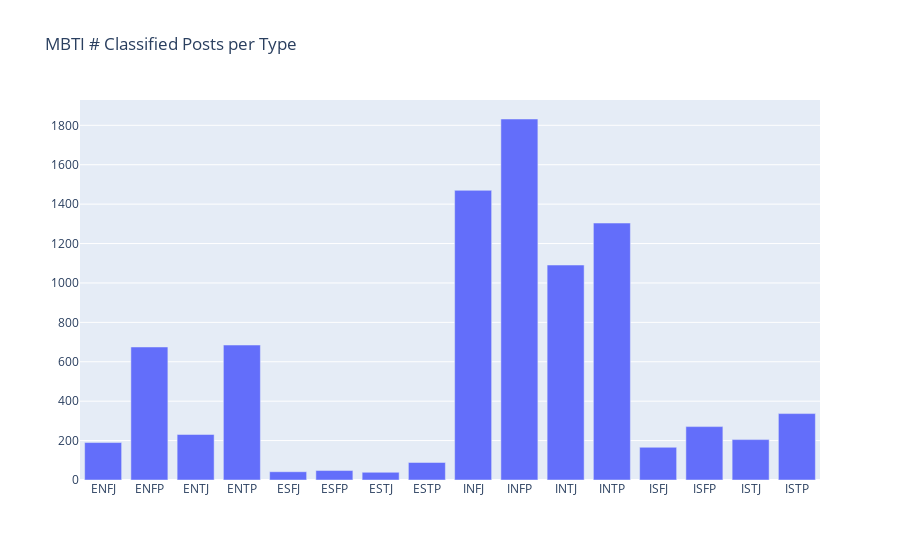

Here is the notebook cell this chart was saved with:
### Code cell
df_bar_chart=MB_dataset.groupby('type').count()


trace1 = go.Bar(x=df_bar_chart.index, y=df_bar_chart['posts'])

data = [trace1]
layout = go.Layout(title='MBTI # Classified Posts per Type')

fig = go.Figure(data=data, layout=layout)

fig.show()

### Figure 1 — Plotly figure (JSON) as saved in the notebook; plotly's stock layout.template omitted (floating-point values rounded to 4 significant figures)
{"data": [{"type": "bar", "x": ["ENFJ", "ENFP", "ENTJ", "ENTP", "ESFJ", "ESFP", "ESTJ", "ESTP", "INFJ", "INFP", "INTJ", "INTP", "ISFJ", "ISFP", "ISTJ", "ISTP"], "y": [190, 675, 231, 685, 42, 48, 39, 89, 1470, 1832, 1091, 1304, 166, 271, 205, 337]}], "layout": {"title": {"text": "MBTI # Classified Posts per Type"}}}
